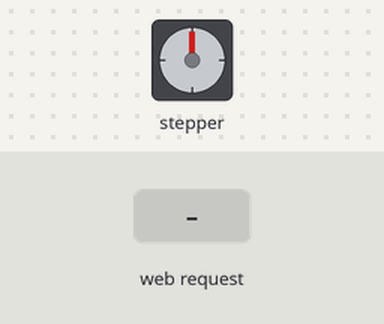
A sketch run on a simulated ESP32. Parts: stepper motor. Wiring (inferred from the names in the program): stepper motor driver (200 steps per turn assumed): step GPIO 14; direction GPIO 12. Inputs (shaded band) come from the test bench. WiFi joins after 1.5 s; servers stay silent unless stated; what the sketch prints to the serial monitor is not drawn.

Above: at 2.7 s.
2.8 s: HTTP request GET /finished received
Timing chart, 0 to 5.8 s (numbered marks = the images above; inputs shaded):
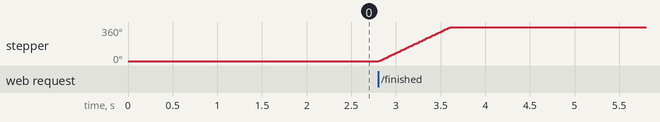

The sketch:

EPS32_firmware.ino
```cpp
/*
  ------------------------------------------- CONTEXT --------------------------------------------------
    Simple HTTP Server for esp32 waiting for a particular GET request to execute giveMeOnePepsi()
  This application was created at HACKAUBG 5.0 and is for testing pourposes of the interaction
  with our Mobile Application. The ESP board is controlling a vending machine mechanism used for a
  potential collaborative marketing campaign with our Challenger Platform ( a marketplace for challenges)
  When a specific challenge has been completed the mobile app will send us a GET request with a valuw "finished"
*/

#include <WiFi.h>

const char* ssid = "HUAWEI";
const char* password = "12345678";

const int DIR = 12;
const int STEP = 14;
const int  steps_per_rev = 200;

// Static IP address. The ESP sometimes changes its IP after restart.
IPAddress local_IP(192, 168, 1, 184);
// Gateway IP address
IPAddress gateway(192, 168, 1, 1);

IPAddress subnet(255, 255, 0, 0);
IPAddress primaryDNS(8, 8, 8, 8);
IPAddress secondaryDNS(8, 8, 4, 4);

// Set web server port number to 80
WiFiServer server(80);

// Variable to store the HTTP request
String header;

// Current time
unsigned long currentTime = millis();
// Previous time
unsigned long previousTime = 0;
// Define timeout time in milliseconds (example: 2000ms = 2s)
const long timeoutTime = 2000;

void setup() {
  Serial.begin(115200);

  pinMode(STEP, OUTPUT);
  pinMode(DIR, OUTPUT);

  // Setting the static campaign
  if (!WiFi.config(local_IP, gateway, subnet, primaryDNS, secondaryDNS)) {
    Serial.println("STA Failed to configure");
  }


  // Connect to Wi-Fi network with SSID and password
  Serial.print("Connecting to ");
  Serial.println(ssid);
  WiFi.begin(ssid, password);
  while (WiFi.status() != WL_CONNECTED) {
    delay(500);
    Serial.print(".");
  }
  // Print local IP address and start web server
  Serial.println("");
  Serial.println("WiFi connected.");
  Serial.println("IP address: ");
  Serial.println(WiFi.localIP());
  server.begin();
}

void loop(){
  WiFiClient client = server.available();   // Listen for incoming clients

  if (client) {                             // If a new client connects,
    currentTime = millis();
    previousTime = currentTime;
    Serial.println("New Client.");
    String currentLine = "";
    while (client.connected() && currentTime - previousTime <= timeoutTime) {
      currentTime = millis();
      if (client.available()) {
        char c = client.read();
        Serial.write(c);
        header += c;
        if (c == '\n') {

          if (currentLine.length() == 0) {
            client.println("HTTP/1.1 200 OK");
            client.println("Content-type:text/html");
            client.println("Connection: close");
            client.println();

            // Checks if the received http request is having the keyword winning a prize
            if (header.indexOf("GET /finished") >= 0) {
              Serial.println("Give me one pepsi please!");
              giveMeOnePepsi();
            } else {
              Serial.println("No pepsi for you");
            }

            // Printing some stuf at the http server just to verify it is working without getting a pepsi
            client.println("<!DOCTYPE html><html>");
            client.println("<head><meta name=\"viewport\" content=\"width=device-width, initial-scale=1\">");
            client.println("<link rel=\"icon\" href=\"data:,\">");

            client.println("<style>html { font-family: Helvetica; display: inline-block; margin: 0px auto; text-align: center;}");
            client.println(".button { background-color: #4CAF50; border: none; color: white; padding: 16px 40px;");
            client.println("text-decoration: none; font-size: 30px; margin: 2px; cursor: pointer;}");
            client.println(".button2 {background-color: #555555;}</style></head>");

            // Web Page Heading
            client.println("<body><h1>ESP32 Web Server</h1>");


            // The HTTP response ends with another blank line
            client.println();
            // Break out of the while loop
            break;
          } else { // if you got a newline, then clear currentLine
            currentLine = "";
          }
        } else if (c != '\r') {  // if you got anything else but a carriage return character,
          currentLine += c;      // add it to the end of the currentLine
        }
      }
    }
    // Clear the header variable
    header = "";
    // Close the connection
    client.stop();
    Serial.println("Client disconnected.");
    Serial.println("");
  }
}

// Function that allows us to rotate the stepper motor enough to recieve a pepsi
void giveMeOnePepsi(){
  digitalWrite(DIR, HIGH);
  Serial.println("Spinning Clockwise...");

  for(int i = 0; i<steps_per_rev; i++)
  {
    digitalWrite(STEP, HIGH);
    delayMicroseconds(2000);
    digitalWrite(STEP, LOW);
    delayMicroseconds(2000);
  }
  delay(1000);

  digitalWrite(DIR, LOW);
  Serial.println("Spinning Anti-Clockwise...");
}
```

Measured:
- after the input at 2.8 s, stepper: turns 360° clockwise in 0.80 s, starting at once
